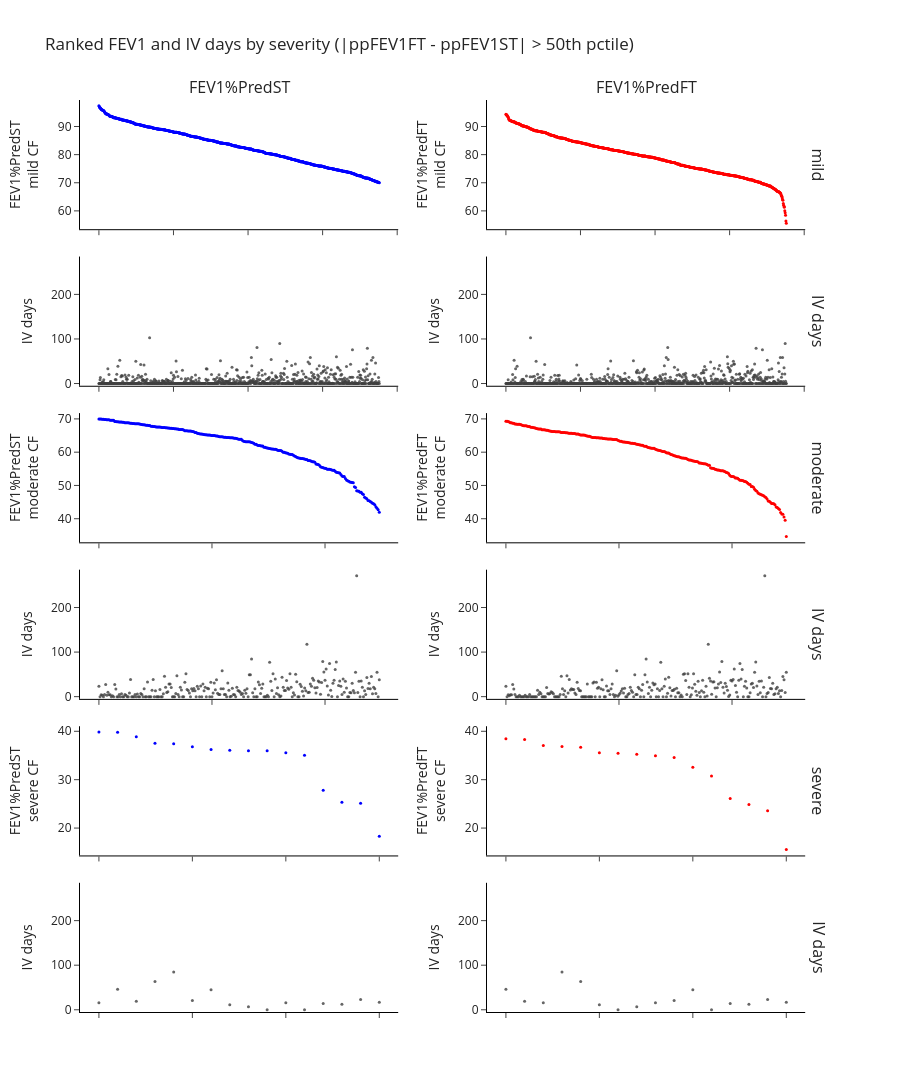

Notebook source saved alongside this figure:
### Markdown cell above
# Viz ranked associations with IV days

### Code cell
diff_col = "ppFEV1FT - ppFEV1ST"
prctile = 50  # keep rows where abs(diff_col) > this percentile threshold

df_ranked = df.copy()
threshold = df_ranked[diff_col].abs().quantile(prctile / 100)
df_ranked = df_ranked[df_ranked[diff_col].abs() > threshold]

df_ranked.loc[df_ranked["FEV1%PredST"] >= 70, "severity"] = "mild"
df_ranked.loc[(df_ranked["FEV1%PredST"] >= 40) & (df_ranked["FEV1%PredST"] < 70), "severity"] = "moderate"
df_ranked.loc[df_ranked["FEV1%PredST"] < 40, "severity"] = "severe"

iv_max = df_ranked["IV days"].max() * 1.05

severities = [("mild", 1, 2), ("moderate", 3, 4), ("severe", 5, 6)]
fev_metrics = ["FEV1%PredST", "FEV1%PredFT"]
fev_colors = {"FEV1%PredST": "blue", "FEV1%PredFT": "red"}
iv_color = "rgba(64, 64, 64, 0.8)"

# Compute shared y range per severity across both fev_metrics
fev_range_by_severity = {}
for severity_label, _, _ in severities:
    df_sev = df_ranked[df_ranked["severity"] == severity_label]
    vals = pd.concat([df_sev[m] for m in fev_metrics]).dropna()
    pad = (vals.max() - vals.min()) * 0.05
    fev_range_by_severity[severity_label] = [vals.min() - pad, vals.max() + pad]


def add_ranked_fev_iv_panels(fig, df_severity, fev_metric, severity_label, row_fev, row_iv, col):
    df_sorted = df_severity.sort_values(fev_metric, ascending=False).reset_index(drop=True)
    x_rank = list(range(len(df_sorted)))

    fig.add_trace(
        go.Scatter(
            x=x_rank, y=df_sorted[fev_metric],
            mode="markers",
            marker=dict(size=3, opacity=1.0, color=fev_colors[fev_metric]),
            customdata=df_sorted["ID"],
            hovertemplate="ID: %{customdata}<br>" + fev_metric + ": %{y:.1f}<extra></extra>",
            showlegend=False,
        ),
        row=row_fev, col=col,
    )
    fig.add_trace(
        go.Scatter(
            x=x_rank, y=df_sorted["IV days"],
            mode="markers",
            marker=dict(size=3, color=iv_color),
            customdata=df_sorted["ID"],
            hovertemplate="ID: %{customdata}<br>IV days: %{y:.0f}<extra></extra>",
            showlegend=False,
        ),
        row=row_iv, col=col,
    )
    fig.update_xaxes(showticklabels=False, linecolor="black", linewidth=1, showline=True, row=row_fev, col=col)
    fig.update_xaxes(showticklabels=False, linecolor="black", linewidth=1, showline=True, row=row_iv, col=col)
    fig.update_yaxes(title_text=f"{fev_metric}<br>{severity_label} CF", linecolor="black", linewidth=1, showline=True, range=fev_range_by_severity[severity_label], row=row_fev, col=col)
    fig.update_yaxes(title_text="IV days", range=[-5, iv_max], linecolor="black", linewidth=1, showline=True, row=row_iv, col=col)


row_titles = [label for sev, _, _ in severities for label in (sev, "IV days")]

fig = make_subplots(
    rows=6, cols=2,
    vertical_spacing=0.03,
    horizontal_spacing=0.12,
    row_titles=row_titles,
    column_titles=fev_metrics,
)

for col_idx, fev_metric in enumerate(fev_metrics, start=1):
    for severity_label, row_fev, row_iv in severities:
        df_sev = df_ranked[df_ranked["severity"] == severity_label]
        add_ranked_fev_iv_panels(fig, df_sev, fev_metric, severity_label, row_fev, row_iv, col_idx)

fig.update_layout(
    height=1100, width=900,
    title=f"Ranked FEV1 and IV days by severity (|{diff_col}| > {prctile}th pctile)",
    template="simple_white",
    plot_bgcolor="white",
    paper_bgcolor="white",
)
fig.show()

### Figure 1 — Plotly figure (JSON) as saved in the notebook; plotly's stock layout.template omitted (floating-point values rounded to 4 significant figures; data arrays with more than 128 entries replaced by an {"elided": "..."} marker saying what was removed)
{"data": [{"customdata": {"elided": "753 str values"}, "hovertemplate": "ID: %{customdata}<br>FEV1%PredST: %{y:.1f}<extra></extra>", "marker": {"color": "blue", "opacity": 1, "size": 3}, "mode": "markers", "showlegend": false, "type": "scatter", "x": {"elided": "753 int values"}, "xaxis": "x", "y": {"elided": "753 float values"}, "yaxis": "y"}, {"customdata": {"elided": "753 str values"}, "hovertemplate": "ID: %{customdata}<br>IV days: %{y:.0f}<extra></extra>", "marker": {"color": "rgba(64, 64, 64, 0.8)", "size": 3}, "mode": "markers", "showlegend": false, "type": "scatter", "x": {"elided": "753 int values"}, "xaxis": "x3", "y": {"elided": "753 float values"}, "yaxis": "y3"}, {"customdata": {"elided": "249 str values"}, "hovertemplate": "ID: %{customdata}<br>FEV1%PredST: %{y:.1f}<extra></extra>", "marker": {"color": "blue", "opacity": 1, "size": 3}, "mode": "markers", "showlegend": false, "type": "scatter", "x": {"elided": "249 int values"}, "xaxis": "x5", "y": {"elided": "249 float values"}, "yaxis": "y5"}, {"customdata": {"elided": "249 str values"}, "hovertemplate": "ID: %{customdata}<br>IV days: %{y:.0f}<extra></extra>", "marker": {"color": "rgba(64, 64, 64, 0.8)", "size": 3}, "mode": "markers", "showlegend": false, "type": "scatter", "x": {"elided": "249 int values"}, "xaxis": "x7", "y": {"elided": "249 float values"}, "yaxis": "y7"}, {"customdata": ["B155945", "B162622", "B160373", "B160603", "B161404", "B168266", "B162219", "B156959", "B162970", "B160418", "B161636", "B163042", "B157676", "B162642", "B163967", "B157557"], "hovertemplate": "ID: %{customdata}<br>FEV1%PredST: %{y:.1f}<extra></extra>", "marker": {"color": "blue", "opacity": 1, "size": 3}, "mode": "markers", "showlegend": false, "type": "scatter", "x": [0, 1, 2, 3, 4, 5, 6, 7, 8, 9, 10, 11, 12, 13, 14, 15], "xaxis": "x9", "y": [39.83, 39.81, 38.89, 37.55, 37.41, 36.78, 36.24, 36.07, 35.99, 35.96, 35.58, 35.03, 27.83, 25.35, 25.15, 18.3], "yaxis": "y9"}, {"customdata": ["B155945", "B162622", "B160373", "B160603", "B161404", "B168266", "B162219", "B156959", "B162970", "B160418", "B161636", "B163042", "B157676", "B162642", "B163967", "B157557"], "hovertemplate": "ID: %{customdata}<br>IV days: %{y:.0f}<extra></extra>", "marker": {"color": "rgba(64, 64, 64, 0.8)", "size": 3}, "mode": "markers", "showlegend": false, "type": "scatter", "x": [0, 1, 2, 3, 4, 5, 6, 7, 8, 9, 10, 11, 12, 13, 14, 15], "xaxis": "x11", "y": [16, 46, 19.33, 63.33, 85, 21, 44.67, 11.33, 7, 0, 15.67, 0, 14, 12.67, 23, 16.67], "yaxis": "y11"}, {"customdata": {"elided": "753 str values"}, "hovertemplate": "ID: %{customdata}<br>FEV1%PredFT: %{y:.1f}<extra></extra>", "marker": {"color": "red", "opacity": 1, "size": 3}, "mode": "markers", "showlegend": false, "type": "scatter", "x": {"elided": "753 int values"}, "xaxis": "x2", "y": {"elided": "753 float values"}, "yaxis": "y2"}, {"customdata": {"elided": "753 str values"}, "hovertemplate": "ID: %{customdata}<br>IV days: %{y:.0f}<extra></extra>", "marker": {"color": "rgba(64, 64, 64, 0.8)", "size": 3}, "mode": "markers", "showlegend": false, "type": "scatter", "x": {"elided": "753 int values"}, "xaxis": "x4", "y": {"elided": "753 float values"}, "yaxis": "y4"}, {"customdata": {"elided": "249 str values"}, "hovertemplate": "ID: %{customdata}<br>FEV1%PredFT: %{y:.1f}<extra></extra>", "marker": {"color": "red", "opacity": 1, "size": 3}, "mode": "markers", "showlegend": false, "type": "scatter", "x": {"elided": "249 int values"}, "xaxis": "x6", "y": {"elided": "249 float values"}, "yaxis": "y6"}, {"customdata": {"elided": "249 str values"}, "hovertemplate": "ID: %{customdata}<br>IV days: %{y:.0f}<extra></extra>", "marker": {"color": "rgba(64, 64, 64, 0.8)", "size": 3}, "mode": "markers", "showlegend": false, "type": "scatter", "x": {"elided": "249 int values"}, "xaxis": "x8", "y": {"elided": "249 float values"}, "yaxis": "y8"}, {"customdata": ["B162622", "B160373", "B155945", "B161404", "B160603", "B156959", "B160418", "B162970", "B161636", "B168266", "B162219", "B163042", "B157676", "B162642", "B163967", "B157557"], "hovertemplate": "ID: %{customdata}<br>FEV1%PredFT: %{y:.1f}<extra></extra>", "marker": {"color": "red", "opacity": 1, "size": 3}, "mode": "markers", "showlegend": false, "type": "scatter", "x": [0, 1, 2, 3, 4, 5, 6, 7, 8, 9, 10, 11, 12, 13, 14, 15], "xaxis": "x10", "y": [38.48, 38.31, 37.08, 36.85, 36.72, 35.57, 35.45, 35.26, 34.93, 34.56, 32.55, 30.78, 26.13, 24.89, 23.57, 15.56], "yaxis": "y10"}, {"customdata": ["B162622", "B160373", "B155945", "B161404", "B160603", "B156959", "B160418", "B162970", "B161636", "B168266", "B162219", "B163042", "B157676", "B162642", "B163967", "B157557"], "hovertemplate": "ID: %{customdata}<br>IV days: %{y:.0f}<extra></extra>", "marker": {"color": "rgba(64, 64, 64, 0.8)", "size": 3}, "mode": "markers", "showlegend": false, "type": "scatter", "x": [0, 1, 2, 3, 4, 5, 6, 7, 8, 9, 10, 11, 12, 13, 14, 15], "xaxis": "x12", "y": [46, 19.33, 16, 85, 63.33, 11.33, 0, 7, 15.67, 21, 44.67, 0, 14, 12.67, 23, 16.67], "yaxis": "y12"}], "layout": {"annotations": [{"font": {"size": 16}, "showarrow": false, "text": "FEV1%PredST", "x": 0.215, "xanchor": "center", "xref": "paper", "y": 1, "yanchor": "bottom", "yref": "paper"}, {"font": {"size": 16}, "showarrow": false, "text": "FEV1%PredFT", "x": 0.765, "xanchor": "center", "xref": "paper", "y": 1, "yanchor": "bottom", "yref": "paper"}, {"font": {"size": 16}, "showarrow": false, "text": "mild", "textangle": 90, "x": 0.98, "xanchor": "left", "xref": "paper", "y": 0.9292, "yanchor": "middle", "yref": "paper"}, {"font": {"size": 16}, "showarrow": false, "text": "IV days", "textangle": 90, "x": 0.98, "xanchor": "left", "xref": "paper", "y": 0.7575, "yanchor": "middle", "yref": "paper"}, {"font": {"size": 16}, "showarrow": false, "text": "moderate", "textangle": 90, "x": 0.98, "xanchor": "left", "xref": "paper", "y": 0.5858, "yanchor": "middle", "yref": "paper"}, {"font": {"size": 16}, "showarrow": false, "text": "IV days", "textangle": 90, "x": 0.98, "xanchor": "left", "xref": "paper", "y": 0.4142, "yanchor": "middle", "yref": "paper"}, {"font": {"size": 16}, "showarrow": false, "text": "severe", "textangle": 90, "x": 0.98, "xanchor": "left", "xref": "paper", "y": 0.2425, "yanchor": "middle", "yref": "paper"}, {"font": {"size": 16}, "showarrow": false, "text": "IV days", "textangle": 90, "x": 0.98, "xanchor": "left", "xref": "paper", "y": 0.07083, "yanchor": "middle", "yref": "paper"}], "height": 1100, "paper_bgcolor": "white", "plot_bgcolor": "white", "title": {"text": "Ranked FEV1 and IV days by severity (|ppFEV1FT - ppFEV1ST| > 50th pctile)"}, "width": 900, "xaxis": {"anchor": "y", "domain": [0, 0.43], "linecolor": "black", "linewidth": 1, "showline": true, "showticklabels": false}, "xaxis10": {"anchor": "y10", "domain": [0.55, 0.98], "linecolor": "black", "linewidth": 1, "showline": true, "showticklabels": false}, "xaxis11": {"anchor": "y11", "domain": [0, 0.43], "linecolor": "black", "linewidth": 1, "showline": true, "showticklabels": false}, "xaxis12": {"anchor": "y12", "domain": [0.55, 0.98], "linecolor": "black", "linewidth": 1, "showline": true, "showticklabels": false}, "xaxis2": {"anchor": "y2", "domain": [0.55, 0.98], "linecolor": "black", "linewidth": 1, "showline": true, "showticklabels": false}, "xaxis3": {"anchor": "y3", "domain": [0, 0.43], "linecolor": "black", "linewidth": 1, "showline": true, "showticklabels": false}, "xaxis4": {"anchor": "y4", "domain": [0.55, 0.98], "linecolor": "black", "linewidth": 1, "showline": true, "showticklabels": false}, "xaxis5": {"anchor": "y5", "domain": [0, 0.43], "linecolor": "black", "linewidth": 1, "showline": true, "showticklabels": false}, "xaxis6": {"anchor": "y6", "domain": [0.55, 0.98], "linecolor": "black", "linewidth": 1, "showline": true, "showticklabels": false}, "xaxis7": {"anchor": "y7", "domain": [0, 0.43], "linecolor": "black", "linewidth": 1, "showline": true, "showticklabels": false}, "xaxis8": {"anchor": "y8", "domain": [0.55, 0.98], "linecolor": "black", "linewidth": 1, "showline": true, "showticklabels": false}, "xaxis9": {"anchor": "y9", "domain": [0, 0.43], "linecolor": "black", "linewidth": 1, "showline": true, "showticklabels": false}, "yaxis": {"anchor": "x", "domain": [0.8583, 1], "linecolor": "black", "linewidth": 1, "range": [53.49, 99.42], "showline": true, "title": {"text": "FEV1%PredST<br>mild CF"}}, "yaxis10": {"anchor": "x10", "domain": [0.1717, 0.3133], "linecolor": "black", "linewidth": 1, "range": [14.34, 41.04], "showline": true, "title": {"text": "FEV1%PredFT<br>severe CF"}}, "yaxis11": {"anchor": "x11", "domain": [0, 0.1417], "linecolor": "black", "linewidth": 1, "range": [-5, 284.9], "showline": true, "title": {"text": "IV days"}}, "yaxis12": {"anchor": "x12", "domain": [0, 0.1417], "linecolor": "black", "linewidth": 1, "range": [-5, 284.9], "showline": true, "title": {"text": "IV days"}}, "yaxis2": {"anchor": "x2", "domain": [0.8583, 1], "linecolor": "black", "linewidth": 1, "range": [53.49, 99.42], "showline": true, "title": {"text": "FEV1%PredFT<br>mild CF"}}, "yaxis3": {"anchor": "x3", "domain": [0.6867, 0.8283], "linecolor": "black", "linewidth": 1, "range": [-5, 284.9], "showline": true, "title": {"text": "IV days"}}, "yaxis4": {"anchor": "x4", "domain": [0.6867, 0.8283], "linecolor": "black", "linewidth": 1, "range": [-5, 284.9], "showline": true, "title": {"text": "IV days"}}, "yaxis5": {"anchor": "x5", "domain": [0.515, 0.6567], "linecolor": "black", "linewidth": 1, "range": [32.91, 71.74], "showline": true, "title": {"text": "FEV1%PredST<br>moderate CF"}}, "yaxis6": {"anchor": "x6", "domain": [0.515, 0.6567], "linecolor": "black", "linewidth": 1, "range": [32.91, 71.74], "showline": true, "title": {"text": "FEV1%PredFT<br>moderate CF"}}, "yaxis7": {"anchor": "x7", "domain": [0.3433, 0.485], "linecolor": "black", "linewidth": 1, "range": [-5, 284.9], "showline": true, "title": {"text": "IV days"}}, "yaxis8": {"anchor": "x8", "domain": [0.3433, 0.485], "linecolor": "black", "linewidth": 1, "range": [-5, 284.9], "showline": true, "title": {"text": "IV days"}}, "yaxis9": {"anchor": "x9", "domain": [0.1717, 0.3133], "linecolor": "black", "linewidth": 1, "range": [14.34, 41.04], "showline": true, "title": {"text": "FEV1%PredST<br>severe CF"}}}}
